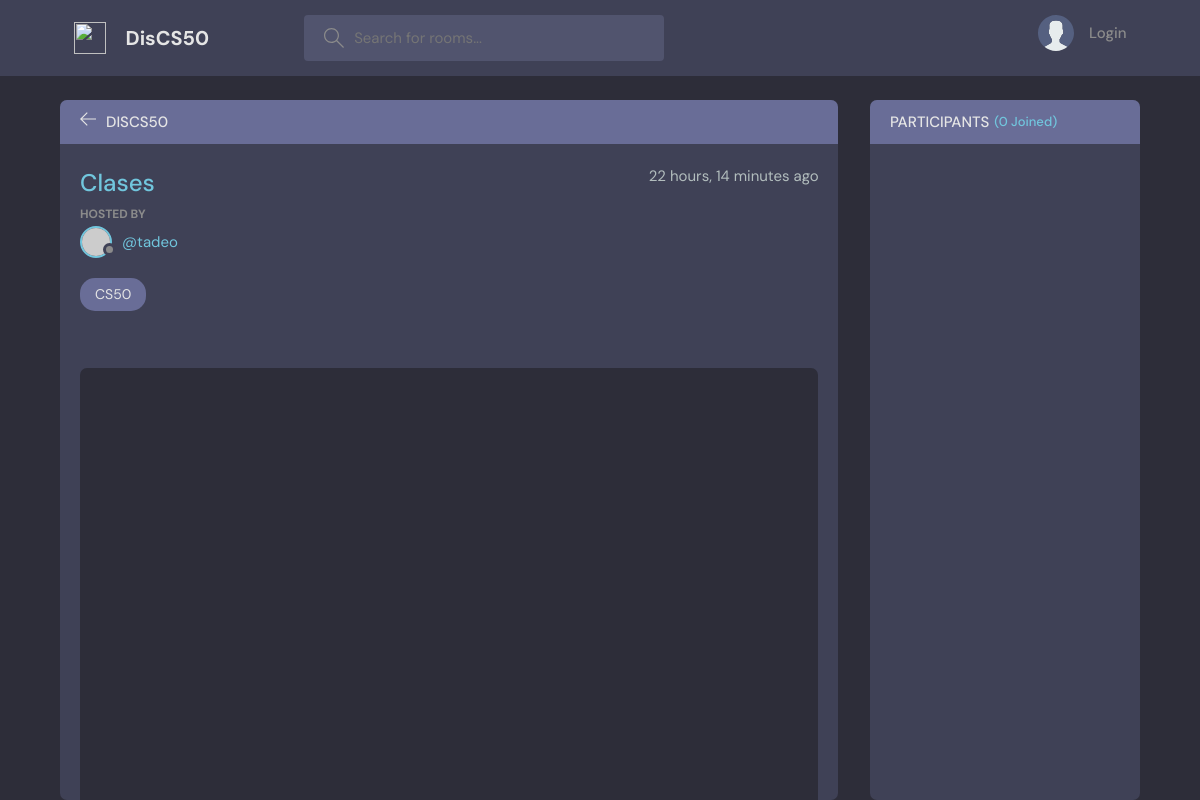
The app's page /room/12 with its own data.
### baseApp/models.py (models this page shows, shortened)
class Room(models.Model):
    host = models.ForeignKey(User, on_delete=models.SET_NULL, null=True)
    topic = models.ForeignKey(Topic, on_delete=models.SET_NULL, null=True)
    participants = models.ManyToManyField(User, related_name='participants', blank=True)
    room_name = models.CharField(max_length=200)
    room_description = models.TextField(null=True, blank=True)
    updated_time = models.DateTimeField(auto_now=True)
    created_time = models.DateTimeField(auto_now_add=True)
    class Meta:
        ordering = ['-updated_time', '-created_time']

class Topic(models.Model):
    topic_name = models.CharField(max_length=200)

### baseApp/views.py (the view)
# urls.py: path('room/<str:pk>', views.room, name='Room_Path'),
def room(request, pk):
    loggedIn_user = request.user
    room = Room.objects.get(id = pk)
    room_messages = room.message_set.all()
    participants = room.participants.all()
    if request.method == 'POST':
        msg = Message(user=loggedIn_user, room = room, message_body= request.POST.get('messageBody'))
        msg.save()
        room.participants.add(request.user)
        return redirect('Room_Path', pk = room.id)
    selectDict = { 'room' : room, 'room_messages':room_messages, 'participants':participants}
    return render(request, 'baseApp/room.html', selectDict)

### baseApp/templates/baseApp/room.html (shortened to what this page needs)
{% extends "baseApp/main.html" %}
{% block body %}
<main class="profile-page layout layout--2">
  <div class="container">
    <div class="room">
      <div class="room__top">
        <div class="room__topLeft">
          <a href="{% url 'Home_Path' %}">
            <svg xmlns="http://www.w3.org/2000/svg" width="32" height="32" viewBox="0 0 32 32">
              <title>arrow-left</title>
              <path d="M13.723 2.286l-13.723 13.714 13.719 13.714 1.616-1.611-10.96-10.96h27.625v-2.286h-27.625l10.965-10.965-1.616-1.607z"></path>
            </svg>
          </a>
          <h3>DisCS50</h3>
        </div>
      </div>
      <div class="room__box scroll">
        <div class="room__header scroll">
          <div class="room__info">
            <h3>{{ room.room_name }}</h3>
            <span>{{ room.created_time|timesince }} ago</span>
          </div>
          <div class="room__hosted">
            <p>Hosted By</p>
            <a href="{% url 'User_Profile_Path' room.host.id %}" class="room__author">
              <div class="avatar avatar--small">
                <img src="https://randomuser.me/api/portraits/men/37.jpg" />
              </div>
              <span>@{{ room.host.username }}</span>
            </a>
          </div>
          <span class="room__topics">{{ room.topic.topic_name }}</span>
        </div>
        <div class="room__conversation">
          <div class="threads scroll" id="chat-messages">
          </div>
        </div>
      </div>
    </div>
    <div class="participants">
      <h3 class="participants__top">
        Participants <span id="participant-count">(0 Joined)</span>
      </h3>
      <div class="participants__list scroll" id="participants-list">
      </div>
    </div>
  </div>
</main>
{% endblock %}

### baseApp/static/baseApp/CSS/style.css (style rules this page uses)
:root { --color-main: #71c6dd; --color-main-light: #e1f6fb; --color-dark: #3f4156; --color-dark-medium: #51546e; --color-dark-light: #696d97; --color-light: #e5e5e5; --color-gray: #8b8b8b; --color-light-gray: #b2bdbd; --color-bg: #2d2d39; --color-success: #5dd693; --color-error: #fc4b0b; }
* { font-family: "DM Sans", -apple-system, BlinkMacSystemFont, "Segoe UI", Roboto, Oxygen, Ubuntu, Cantarell, "Open Sans", "Helvetica Neue", sans-serif; margin: 0; padding: 0; box-sizing: border-box; text-rendering: optimizeLegibility; font-size: inherit; }
html { font-size: 56.25%; }
@media only screen and (min-width: 1200px) { html { font-size: 62.5%; } }
body { line-height: 1.6; font-weight: 400; font-size: 1.5rem; color: var(--color-light-gray); background-color: var(--color-bg); min-height: 100vh; }
img { width: 100%; }
a { display: inline-block; color: var(--color-main); text-decoration: none; }
.container { max-width: 120rem; width: 90%; margin: auto; }
.avatar { position: relative; display: inline-block; border-radius: 50%; border: 2px solid var(--color-main); }
.avatar img { display: block; border-radius: 50%; object-fit: cover; object-position: center; }
.avatar::after { content: ""; display: block; position: absolute; background-color: var(--color-gray); z-index: 111; border-radius: 50%; border: 0.3rem solid var(--color-dark); }
.avatar.avatar--small img { width: 2.8rem; height: 2.8rem; }
.avatar.avatar--small:after { width: 0.7rem; height: 0.7rem; bottom: 0px; right: -6px; }
.layout { margin-top: 2.4rem; }
.layout > .container { display: flex; justify-content: space-between; align-items: flex-start; }
.layout--2 > .container > div:first-child { flex-basis: 72%; }
.layout--2 > .container > div:last-child { flex-basis: 25%; }
.room, .participants { background: var(--color-dark); max-height: 87.5vh; border-radius: 0.7rem; overflow: hidden; position: relative; }
.room__top, .participants__top { background: var(--color-dark-light); display: flex; justify-content: space-between; align-items: center; padding: 1rem 2rem; position: relative; }
.room__top svg, .thread__top svg { width: 1.6rem; height: 1.6rem; fill: var(--color-light); cursor: pointer; }
.room__topLeft { display: flex; align-items: flex-end; gap: 1rem; }
.room__topLeft h3, .participants__top { text-transform: uppercase; font-weight: 500; color: var(--color-light); }
.room__topLeft svg { width: 1.6rem; height: 1.6rem; fill: var(--color-light); }
.room__header { max-height: 30vh; overflow-y: auto; position: absolute; width: 95%; background: var(--color-dark); z-index: 999; top: 4.4rem; padding-top: 2rem; padding-bottom: 1rem; }
.room__box { padding-left: 2rem; padding-right: 2rem; height: 90vh; padding-bottom: 0; }
.room__info { display: flex; justify-content: space-between; }
.room__info h3 { font-size: 2.4rem; font-weight: 500; color: var(--color-main); }
.room__hosted p { text-transform: uppercase; color: var(--color-gray); font-size: 1.2rem; font-weight: 700; line-height: 2; }
.room__author { display: flex; gap: 1rem; align-items: center; margin-bottom: 1rem; transition: all 0.3s ease-in-out; }
.room__topics { padding: 0.5rem 1.5rem; background: var(--color-dark-light); color: var(--color-light); display: inline-block; font-size: 1.4rem; border-radius: 1.5rem; margin: 1rem 0; }
.room__conversation { margin-top: 1rem; margin-bottom: 4rem; height: 64%; }
.threads { background: var(--color-bg); border-radius: 0.7rem; overflow-y: auto; height: 100%; margin-top: 28vh; padding: 0 2rem 4rem 2rem; }
.participants__top span { color: var(--color-main); font-size: 1.3rem; text-transform: none; }
.participants__top { justify-content: flex-start; gap: 0.5rem; }
.participants__list { padding: 2rem; height: 82.5vh; overflow-y: scroll; padding-bottom: 0; }

### records on screen
Room: room_name "Clases", created_time "22 hours, 14 minutes", host.username "tadeo", topic.topic_name "CS50"
